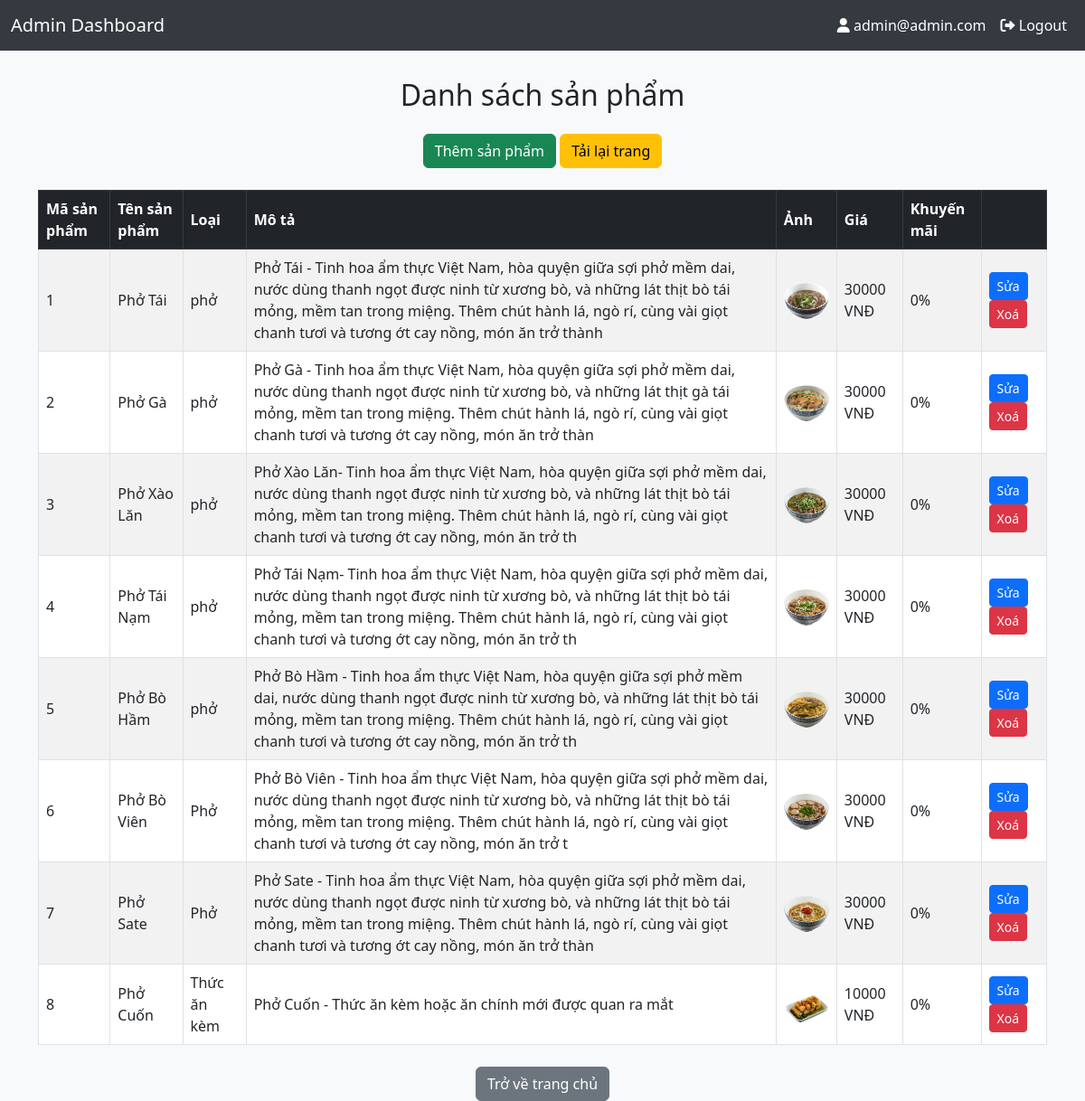
/admin/manage_products.php (signed in), run on the app's committed database.
### tables this page shows
CREATE TABLE `products` (
  `product_id` int(11) NOT NULL,
  `product_name` varchar(100) NOT NULL,
  `product_category` varchar(100) NOT NULL,
  `product_description` varchar(255) NOT NULL,
  `product_image` varchar(255) NOT NULL,
  `product_price` decimal(15,0) NOT NULL,
  `product_weight` decimal(5,2) NOT NULL,
  `product_special_offer` int(2) NOT NULL
);

### admin/manage_products.php (the view, shortened to what this page needs)
<?php
include 'db.php';
$products = $conn->query("SELECT * FROM products");
?>
<?php include 'header.php'; ?>
<head>
    <link href="https://cdn.jsdelivr.net/npm/bootstrap@5.3.0/dist/css/bootstrap.min.css" rel="stylesheet">
</head>
<body>
    <div class="container">
        <h2 class="text-center mb-4">Danh sách sản phẩm</h2>
        <div class="text-center mb-4">
            <a href="edit-function/add_product.php" class="btn btn-success">Thêm sản phẩm</a>
            <a href="edit-function/reset_product_id.php" class="btn btn-warning">Tải lại trang</a>
        </div>
        <table class="table table-bordered table-striped">
            <thead class="table-dark">
                <tr>
                    <th>Mã sản phẩm</th>
                    <th>Tên sản phẩm</th>
                    <th>Loại</th>
                    <th>Mô tả</th>
                    <th>Ảnh</th>
                    <th>Giá</th>
                    <th>Khuyến mãi</th>
                    <th></th>
                </tr>
            </thead>
            <tbody>
                <?php while ($row = $products->fetch_assoc()): ?>
                    <tr>
                        <td><?php echo htmlspecialchars($row['product_id']); ?></td>
                        <td><?php echo htmlspecialchars($row['product_name']); ?></td>
                        <td><?php echo htmlspecialchars($row['product_category']); ?></td>
                        <td><?php echo htmlspecialchars($row['product_description']); ?></td>
                        <td><img src="<?php echo htmlspecialchars($row['product_image']); ?>" alt="Product Image" style="width: 50px;"></td>
                        <td><?php echo htmlspecialchars($row['product_price']); ?> VNĐ</td>
                        <td><?php echo htmlspecialchars($row['product_special_offer']); ?>%</td>
                        <td>
                            <a href="edit-function/edit_product.php?id=<?php echo $row['product_id']; ?>" class="btn btn-sm btn-primary">Sửa</a>
                            <a href="edit-function/delete_product.php?id=<?php echo $row['product_id']; ?>" class="btn btn-sm btn-danger" onclick="return confirm('Are you sure?')">Xoá</a>
                        </td>
                    </tr>
                <?php endwhile; ?>
            </tbody>
        </table>
        <div class="text-center mt-4">
            <a href="dashboard.php" class="btn btn-secondary">Trở về trang chủ</a>
        </div>
    </div>
</body>
</html>

### admin/header.php (shortened to what this page needs)
<!DOCTYPE html>
<html lang="en">
<head>
    <link href="https://cdn.jsdelivr.net/npm/bootstrap@5.3.0/dist/css/bootstrap.min.css" rel="stylesheet">
    <link rel="stylesheet" href="https://cdnjs.cloudflare.com/ajax/libs/font-awesome/6.0.0-beta3/css/all.min.css">
</head>
<body>
    <nav class="navbar navbar-expand-lg navbar-dark">
        <div class="container-fluid">
            <a class="navbar-brand" href="dashboard.php">Admin Dashboard</a>
            <div class="collapse navbar-collapse" id="navbarNav">
                <ul class="navbar-nav ms-auto">
                    <li class="nav-item">
                        <a class="nav-link" href="#"><i class="fas fa-user"></i> <?php echo $_SESSION['admin']; ?></a>
                    </li>
                    <li class="nav-item">
                        <a class="nav-link" href="logout.php"><i class="fas fa-sign-out-alt"></i> Logout</a>
                    </li>
                </ul>
            </div>
        </div>
    </nav>

### admin/header.php (style rules this page uses)
body { background-color: #f8f9fa; }
.navbar { background-color: #343a40; }
.navbar-brand, .nav-link { color: white !important; }

### admin/manage_products.php (style rules this page uses)
body { background-color: #f8f9fa; }
.container { margin-top: 30px; }
.table th, .table td { vertical-align: middle; }

### data on the page
products: product_id "1", product_name "Phở Tái", product_category "phở", product_description "Phở Tái - Tinh hoa ẩm thực Việt Nam, hòa quyện giữa sợi phở mềm dai, nước dùng thanh ngọt được ninh từ xương bò, và những lát thịt bò tái mỏng, mềm tan trong miệng. Thêm chút hành lá, ngò rí, cùng vài giọt chanh tươi và tương ớt cay nồng, món ăn trở thành", product_image (picture), product_price "30000", product_special_offer "0"
products: product_id "2", product_name "Phở Gà", product_category "phở", product_description "Phở Gà - Tinh hoa ẩm thực Việt Nam, hòa quyện giữa sợi phở mềm dai, nước dùng thanh ngọt được ninh từ xương bò, và những lát thịt gà tái mỏng, mềm tan trong miệng. Thêm chút hành lá, ngò rí, cùng vài giọt chanh tươi và tương ớt cay nồng, món ăn trở thàn", product_image (picture), product_price "30000", product_special_offer "0"
products: product_id "3", product_name "Phở Xào Lăn", product_category "phở", product_description "Phở Xào Lăn- Tinh hoa ẩm thực Việt Nam, hòa quyện giữa sợi phở mềm dai, nước dùng thanh ngọt được ninh từ xương bò, và những lát thịt bò tái mỏng, mềm tan trong miệng. Thêm chút hành lá, ngò rí, cùng vài giọt chanh tươi và tương ớt cay nồng, món ăn trở th", product_image (picture), product_price "30000", product_special_offer "0"
products: product_id "4", product_name "Phở Tái Nạm", product_category "phở", product_description "Phở Tái Nạm- Tinh hoa ẩm thực Việt Nam, hòa quyện giữa sợi phở mềm dai, nước dùng thanh ngọt được ninh từ xương bò, và những lát thịt bò tái mỏng, mềm tan trong miệng. Thêm chút hành lá, ngò rí, cùng vài giọt chanh tươi và tương ớt cay nồng, món ăn trở th", product_image (picture), product_price "30000", product_special_offer "0"
products: product_id "5", product_name "Phở Bò Hầm", product_category "phở", product_description "Phở Bò Hầm - Tinh hoa ẩm thực Việt Nam, hòa quyện giữa sợi phở mềm dai, nước dùng thanh ngọt được ninh từ xương bò, và những lát thịt bò tái mỏng, mềm tan trong miệng. Thêm chút hành lá, ngò rí, cùng vài giọt chanh tươi và tương ớt cay nồng, món ăn trở th", product_image (picture), product_price "30000", product_special_offer "0"
products: product_id "6", product_name "Phở Bò Viên", product_category "Phở", product_description "Phở Bò Viên - Tinh hoa ẩm thực Việt Nam, hòa quyện giữa sợi phở mềm dai, nước dùng thanh ngọt được ninh từ xương bò, và những lát thịt bò tái mỏng, mềm tan trong miệng. Thêm chút hành lá, ngò rí, cùng vài giọt chanh tươi và tương ớt cay nồng, món ăn trở t", product_image (picture), product_price "30000", product_special_offer "0"
products: product_id "7", product_name "Phở Sate", product_category "Phở", product_description "Phở Sate - Tinh hoa ẩm thực Việt Nam, hòa quyện giữa sợi phở mềm dai, nước dùng thanh ngọt được ninh từ xương bò, và những lát thịt bò tái mỏng, mềm tan trong miệng. Thêm chút hành lá, ngò rí, cùng vài giọt chanh tươi và tương ớt cay nồng, món ăn trở thàn", product_image (picture), product_price "30000", product_special_offer "0"
products: product_id "8", product_name "Phở Cuốn", product_category "Thức ăn kèm", product_description "Phở Cuốn - Thức ăn kèm hoặc ăn chính mới được quan ra mắt", product_image (picture), product_price "10000", product_special_offer "0"

### other printed values
$_SESSION['admin'] "admin@admin.com"
